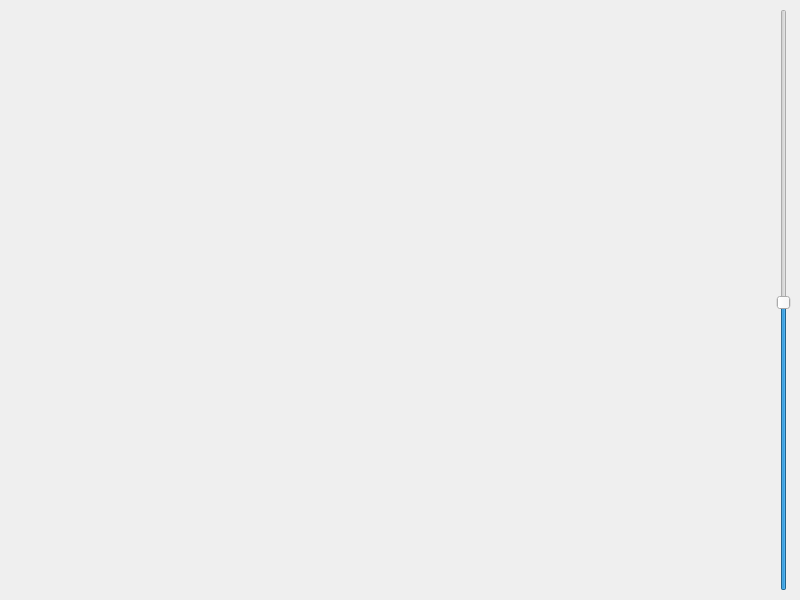
<?xml version="1.0" encoding="UTF-8"?>
<ui version="4.0">
 <class>MainWindow</class>
 <widget class="QMainWindow" name="MainWindow">
  <property name="geometry">
   <rect>
    <x>0</x>
    <y>0</y>
    <width>800</width>
    <height>600</height>
   </rect>
  </property>
  <property name="windowTitle">
   <string>Рост хорошего настроения</string>
  </property>
  <widget class="QWidget" name="centralwidget">
   <layout class="QHBoxLayout" name="horizontalLayout">
    <item>
     <widget class="QWidget" name="widget" native="true"/>
    </item>
    <item>
     <widget class="QSlider" name="verticalSlider">
      <property name="minimum">
       <number>1</number>
      </property>
      <property name="maximum">
       <number>100</number>
      </property>
      <property name="pageStep">
       <number>1</number>
      </property>
      <property name="value">
       <number>50</number>
      </property>
      <property name="orientation">
       <enum>Qt::Vertical</enum>
      </property>
     </widget>
    </item>
   </layout>
  </widget>
 </widget>
 <resources/>
 <connections/>
</ui>
